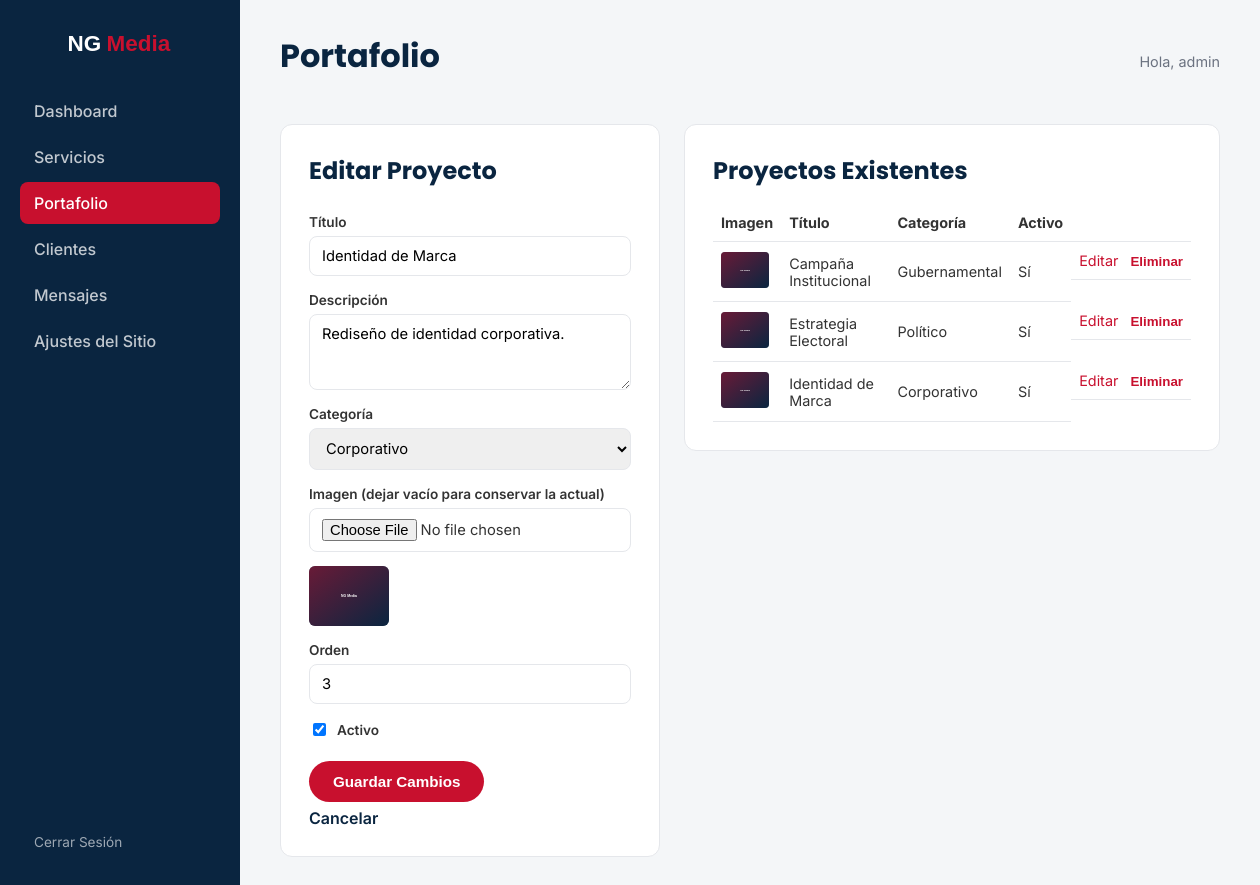
The page /admin/portfolio.php?edit=3 (signed in) on the database its author committed.
### tables this page shows
CREATE TABLE IF NOT EXISTS portfolio_items (
    id INT UNSIGNED AUTO_INCREMENT PRIMARY KEY,
    title VARCHAR(150) NOT NULL,
    category ENUM('Político', 'Gubernamental', 'Corporativo') NOT NULL DEFAULT 'Corporativo',
    image_path VARCHAR(255) NOT NULL,
    description TEXT,
    sort_order INT UNSIGNED NOT NULL DEFAULT 0,
    active TINYINT(1) NOT NULL DEFAULT 1,
    created_at TIMESTAMP DEFAULT CURRENT_TIMESTAMP
);

### includes/functions.php (called while the page is built, shortened)
<?php
function e(?string $value): string
{
    return htmlspecialchars($value ?? '', ENT_QUOTES, 'UTF-8');
}

### admin/portfolio.php (the view, shortened to what this page needs)
<?php
require __DIR__ . '/auth.php';
$categories = ['Político', 'Gubernamental', 'Corporativo'];
$items = $pdo->query('SELECT * FROM portfolio_items ORDER BY sort_order ASC, id DESC')->fetchAll();
$editItem = null;
if (!empty($_GET['edit'])) {
    $stmt = $pdo->prepare('SELECT * FROM portfolio_items WHERE id = :id');
    $stmt->execute(['id' => $_GET['edit']]);
    $editItem = $stmt->fetch() ?: null;
}
require __DIR__ . '/includes/admin-header.php';
?>
<div class="admin-grid">
    <div class="admin-card">
        <h2><?= $editItem ? 'Editar Proyecto' : 'Nuevo Proyecto' ?></h2>
        <form method="post" class="admin-form" enctype="multipart/form-data">
            <label for="title">Título</label>
            <input type="text" id="title" name="title" required value="<?= e($editItem['title'] ?? '') ?>">
            <label for="description">Descripción</label>
            <textarea id="description" name="description" rows="3"><?= e($editItem['description'] ?? '') ?></textarea>
            <label for="category">Categoría</label>
            <select id="category" name="category">
                <?php foreach ($categories as $cat): ?>
                <option value="<?= e($cat) ?>" <?= ($editItem['category'] ?? '') === $cat ? 'selected' : '' ?>><?= e($cat) ?></option>
                <?php endforeach; ?>
            </select>
            <label for="image">Imagen <?= $editItem ? '(dejar vacío para conservar la actual)' : '' ?></label>
            <input type="file" id="image" name="image" accept="image/jpeg,image/png,image/webp">
            <?php if ($editItem): ?><img src="../<?= e($editItem['image_path']) ?>" alt="" class="admin-thumb"><?php endif; ?>
            <label for="sort_order">Orden</label>
            <input type="number" id="sort_order" name="sort_order" value="<?= e((string)($editItem['sort_order'] ?? 0)) ?>">
            <label class="checkbox-label">
                <input type="checkbox" name="active" <?= ($editItem['active'] ?? 1) ? 'checked' : '' ?>> Activo
            </label>
            <button type="submit" class="btn btn-accent"><?= $editItem ? 'Guardar Cambios' : 'Crear Proyecto' ?></button>
            <?php if ($editItem): ?><a href="portfolio.php" class="btn-link">Cancelar</a><?php endif; ?>
        </form>
    </div>
    <div class="admin-card">
        <h2>Proyectos Existentes</h2>
        <table class="admin-table">
            <thead><tr><th>Imagen</th><th>Título</th><th>Categoría</th><th>Activo</th><th></th></tr></thead>
            <tbody>
            <?php foreach ($items as $item): ?>
                <tr>
                    <td><img src="../<?= e($item['image_path']) ?>" alt="" class="admin-thumb-sm"></td>
                    <td><?= e($item['title']) ?></td>
                    <td><?= e($item['category']) ?></td>
                    <td><?= $item['active'] ? 'Sí' : 'No' ?></td>
                    <td class="table-actions">
                        <a href="portfolio.php?edit=<?= (int) $item['id'] ?>">Editar</a>
                        <form method="post" onsubmit="return confirm('¿Eliminar este proyecto?');">
                            <button type="submit" class="btn-link-danger">Eliminar</button>
                        </form>
                    </td>
                </tr>
            <?php endforeach; ?>
            </tbody>
        </table>
    </div>
</div>
<?php require __DIR__ . '/includes/admin-footer.php'; ?>

### assets/css/admin.css (style rules this page uses)
:root { --color-primary: #0A2540; --color-primary-light: #123a5e; --color-accent: #C8102E; --color-accent-dark: #9c0c23; --color-success: #1F8A5C; --color-bg: #F4F6F8; --color-text: #333333; --color-text-light: #6b7280; --color-border: #e5e7eb; --radius: 12px; }
* { box-sizing: border-box; }
body { margin: 0; font-family: 'Inter', sans-serif; color: var(--color-text); background: var(--color-bg); }
h1, h2 { font-family: 'Poppins', sans-serif; color: var(--color-primary); margin: 0 0 16px; }
a { color: var(--color-accent); text-decoration: none; }
.btn { display: inline-flex; align-items: center; justify-content: center; padding: 12px 24px; border-radius: 999px; font-weight: 600; border: none; cursor: pointer; font-size: 0.95rem; }
.btn-accent { background: var(--color-accent); color: #fff; }
.btn-link { background: none; border: none; color: var(--color-primary); cursor: pointer; font-weight: 600; padding: 0; }
.btn-link-danger { background: none; border: none; color: var(--color-accent); cursor: pointer; font-weight: 600; padding: 0; }
.admin-grid { display: grid; grid-template-columns: 380px 1fr; gap: 24px; align-items: start; }
.admin-card { background: #fff; border-radius: var(--radius); padding: 28px; border: 1px solid var(--color-border); }
.admin-form { display: grid; gap: 6px; }
.admin-form label { font-weight: 600; font-size: 0.85rem; margin-top: 10px; }
.admin-form input[type=text], .admin-form input[type=number], .admin-form input[type=file], .admin-form select, .admin-form textarea { width: 100%; padding: 10px 12px; border-radius: 8px; border: 1px solid var(--color-border); font-family: inherit; font-size: 0.92rem; }
.checkbox-label { display: flex; align-items: center; gap: 8px; font-weight: 500; }
.admin-form .btn { margin-top: 16px; width: fit-content; }
.admin-thumb { height: 60px; margin-top: 8px; border-radius: 6px; object-fit: cover; }
.admin-table { width: 100%; border-collapse: collapse; }
.admin-table th, .admin-table td { text-align: left; padding: 10px 8px; border-bottom: 1px solid var(--color-border); font-size: 0.9rem; }
.admin-thumb-sm { height: 36px; width: 48px; object-fit: cover; border-radius: 4px; }
.table-actions { display: flex; gap: 12px; align-items: center; }
.table-actions form { display: inline; }

### rows shown on the page
portfolio_items: title "Identidad de Marca", description "Rediseño de identidad corporativa.", image_path (placeholder picture), sort_order "3", active "☑", category "Corporativo", shows "Sí"
portfolio_items: image_path (placeholder picture), title "Campaña Institucional", category "Gubernamental", active "Sí"
portfolio_items: image_path (placeholder picture), title "Estrategia Electoral", category "Político", active "Sí"

### other values the page prints
$label "Dashboard"
$label "Servicios"
$label "Portafolio"
$label "Clientes"
$label "Mensajes"
$label "Ajustes del Sitio"
$pageTitle "Portafolio"
$_SESSION['admin_username'] "admin"
form field category "Corporativo"
